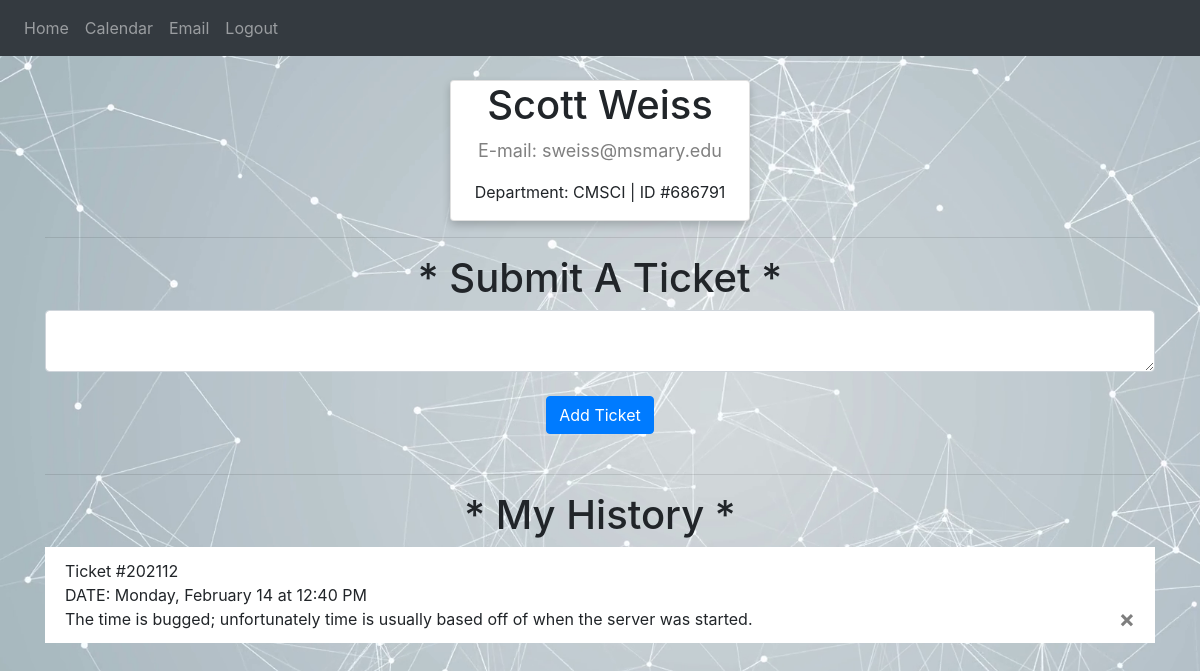
The page /home (signed in) on the database as committed earlier.
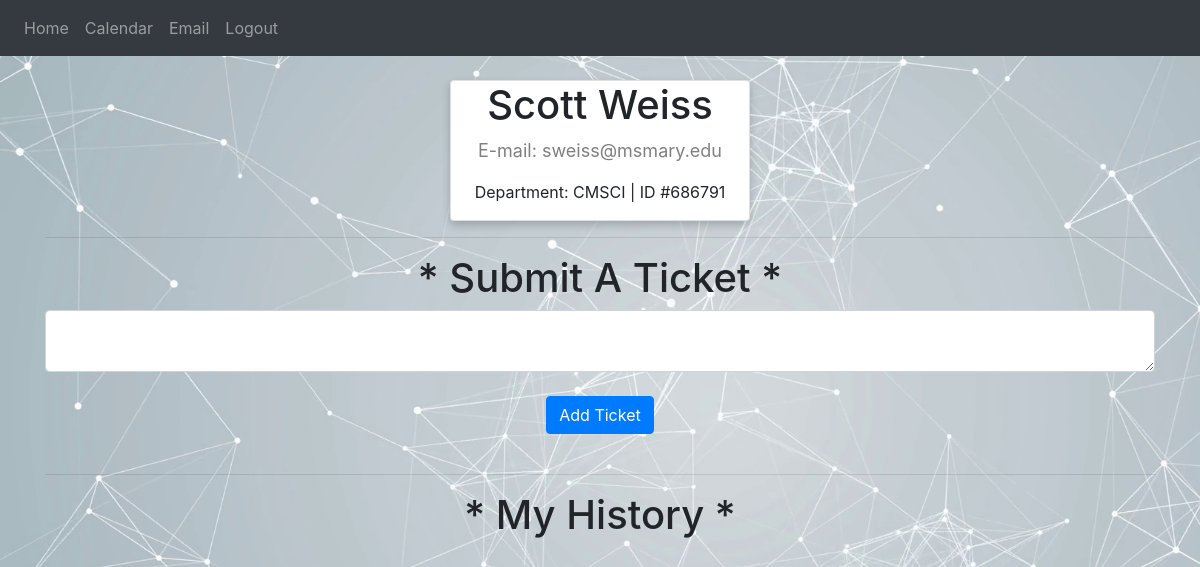
The same page on the database as committed later.
### website/models.py (models this page shows)
class Ticket(db.Model):
    id = db.Column(db.Integer, primary_key=True)
    data = db.Column(db.String(10000))
    date = db.Column(db.DateTime, index=True, default=func.now())
    user_id = db.Column(db.Integer, db.ForeignKey('user.id'))

class User(db.Model, UserMixin):
    id = db.Column(db.Integer, primary_key=True)
    email = db.Column(db.String(150), unique=True)
    password = db.Column(db.String(150))
    first_name = db.Column(db.String(75))
    last_name = db.Column(db.String(75))
    department = db.Column(db.String(150))
    tickets = db.relationship('Ticket')

### website/routes.py (the view, shortened to what this page needs)
@routes.route('/', methods=['GET', 'POST'])
@routes.route('/home', methods=['GET', 'POST'])
@login_required
def home():
    tickets = Ticket.query.all()
    users = User.query.all()
    managers = User.query.filter_by(department='MANAGER').all()
    return render_template("home.html", user=current_user, tickets=tickets, users=users, managers=managers)

### website/__init__.py (called while the page is built)
def create_app():
    app = Flask(__name__)
    app.config['SECRET_KEY'] = 'hjshjhdjah kjshkjdhjs'
    app.config['SQLALCHEMY_DATABASE_URI'] = f'sqlite:///{DB_NAME}'
    app.config['SQLALCHEMY_TRACK_MODIFICATIONS'] = True
    db.init_app(app)
    from .routes import routes
    from .auth import auth
    app.register_blueprint(routes, url_prefix='/')
    app.register_blueprint(auth, url_prefix='/')
    from .models import User, Ticket
    create_database(app)
    login_manager = LoginManager()
    login_manager.login_view = 'auth.login'
    login_manager.init_app(app)
    @login_manager.user_loader
    def load_user(id):
        return User.query.get(int(id))
    return app

### website/templates/home.html (shortened to what this page needs)
{% extends "base.html" %} {% block title %}Home{% endblock %} {% block content %}
<br />
{% if user.department != "ITSC" and user.department != "MANAGER" and user.department != 'LEAD' %}
<div class="card" id="profile">
  <h1>{{ user.first_name }} {{ user.last_name}}</h1>
  <p class="title">E-mail: {{ user.email }}</p>
  <p>Department: {{ user.department }} | ID #68679{{ user.id }}</p>
</div>
<hr />
{% endif %}
{% if user.department != "ITSC" and user.department != "MANAGER" and user.department != 'LEAD' %}
<h1 align="center">* Submit A Ticket *</h1>
<form method="POST">
  <textarea name="ticket" id="ticket" class="form-control"></textarea>
  <br />
  <div align="center">
    <button type="submit" class="btn btn-primary">Add Ticket</button>
  </div>
  <br />
  <hr />
  <h1 align="center">* My History *</h1>
  <ul class="list-group list-group-flush" id="tickets">
    {% for ticket in user.tickets %}
    <li class="list-group-item">
      Ticket #2021{{ user.id }}{{ ticket.id }}<br />
      DATE: {{ ticket.date.strftime('%A, %B %d at %I:%M %p ') }}<br />
      {{ ticket.data }}
      <button type="button" class="close" onClick="deleteTicket({{ ticket.id }})">
      <span aria-hidden="true">&times;</span>
      </button>
  </li>
  {% endfor %}
  </ul>
</form>
{% endif %}
{% endblock %}

Rows that differ between the two databases and show on the page:
removed Ticket: {{ user.id }} "1", id "2", date "Monday, February 14 at 12:40 PM", data "The time is bugged; unfortunately time is usually based off of when the server was started."
